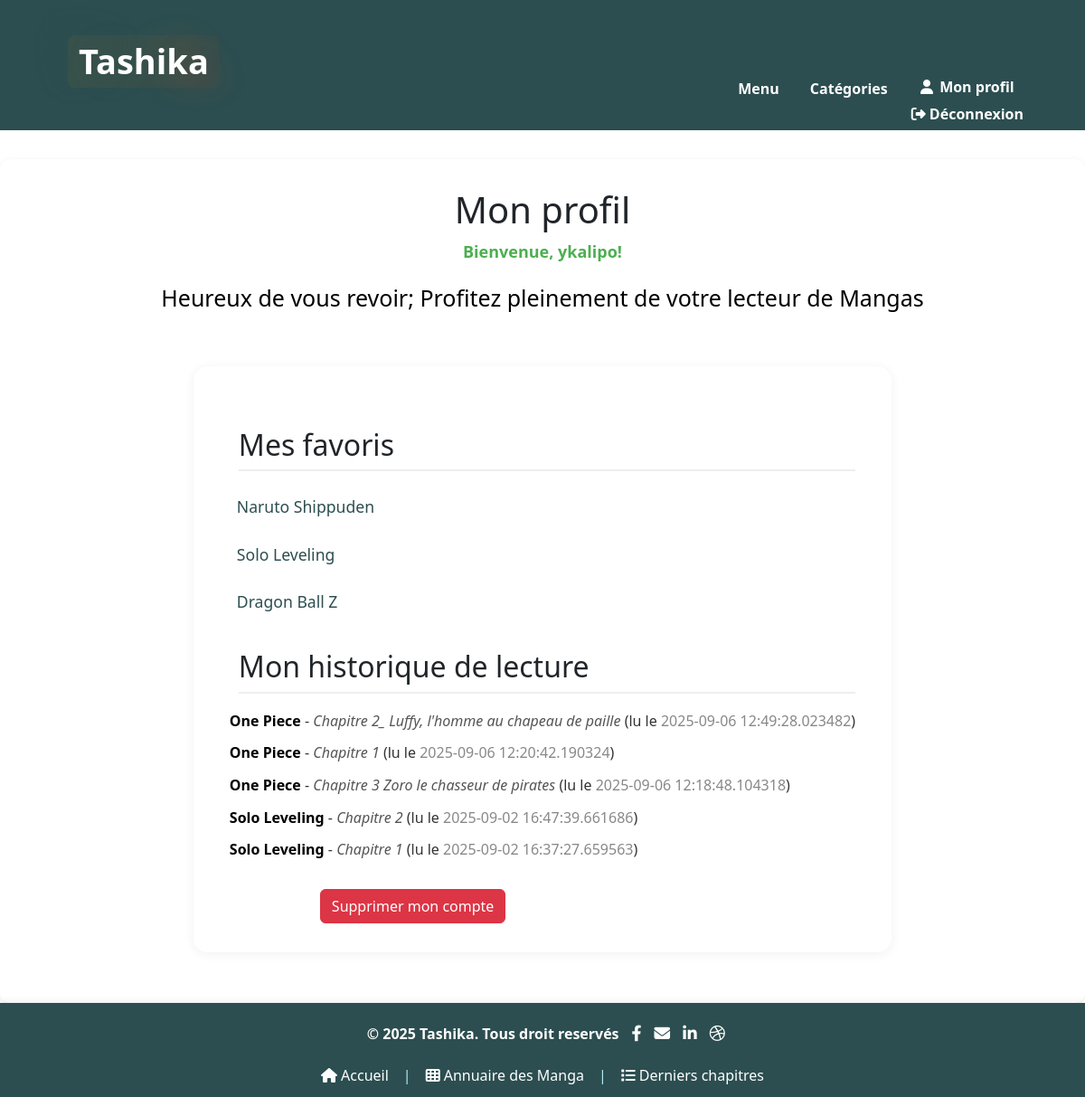
The app's page /profile (signed in), older data.
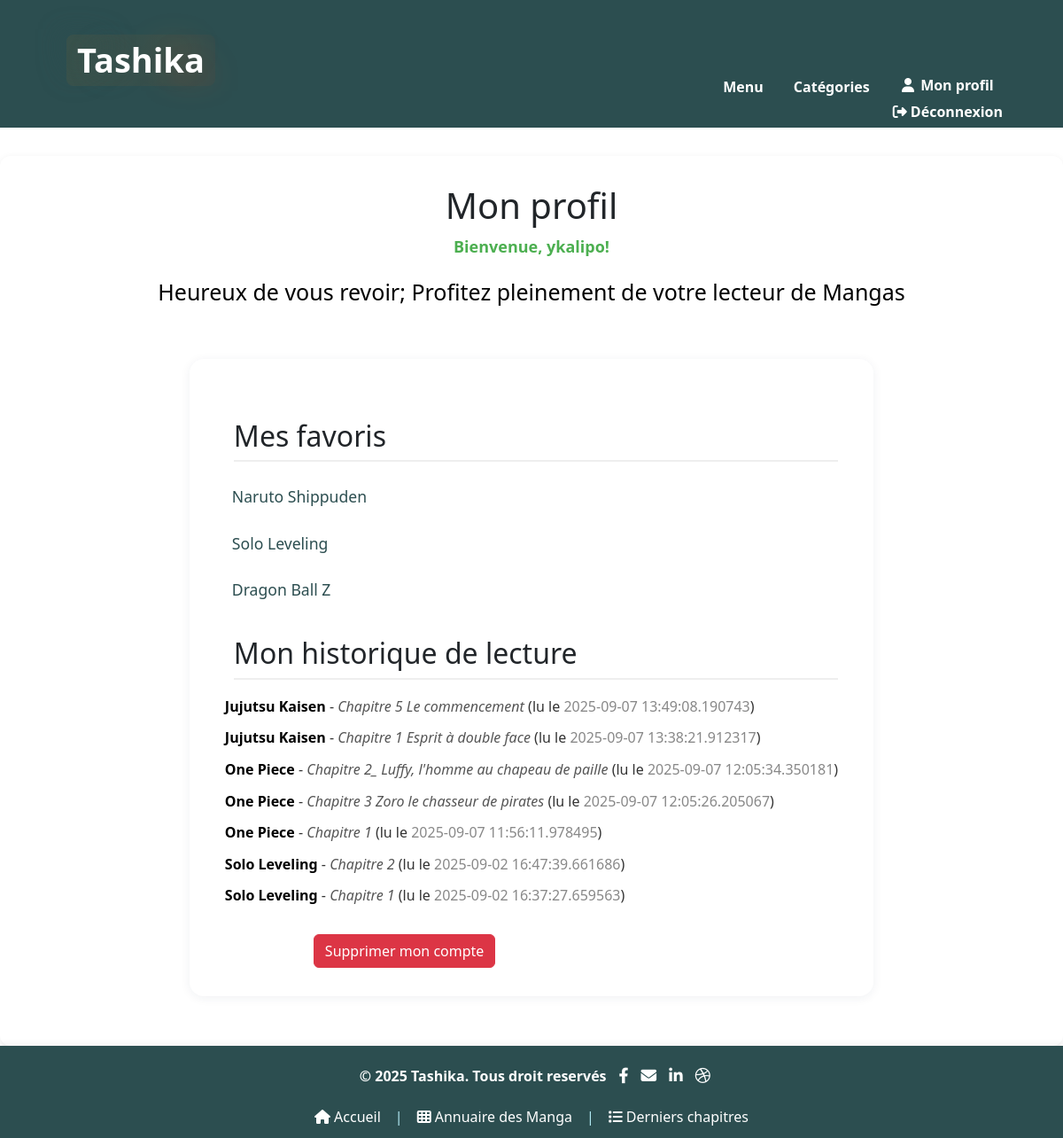
The same page, newer data.
### models.py (models this page shows, shortened)
class User(db.Model, UserMixin):
    id = db.Column(db.Integer, primary_key=True)
    username = db.Column(db.String(64), unique=True, nullable=False)
    email = db.Column(db.String(120), unique=True, nullable=False)
    password_hash = db.Column(db.String(128))
    reset_token_used = db.Column(db.Boolean, default=False)  # Nouveau champ
    role = db.Column(db.String(16), default="user")  # "admin" ou "user"
    is_admin = db.Column(db.Boolean, default=False)

class Favorite(db.Model):
    id = db.Column(db.Integer, primary_key=True)
    user_id = db.Column(db.Integer, db.ForeignKey('user.id'), nullable=False)
    manga_id = db.Column(db.Integer, db.ForeignKey('manga.id'), nullable=False)
    created_at = db.Column(db.DateTime, default=datetime.utcnow)

class Manga(db.Model):
    id = db.Column(db.Integer, primary_key=True)
    name = db.Column(db.String(120), unique=True, nullable=False)
    author = db.Column(db.String(120))
    year = db.Column(db.String(4))
    category = db.Column(db.String(64))
    syllabus = db.Column(db.Text)
    cover_filename = db.Column(db.String(256))
    date_added = db.Column(db.Integer, default=lambda: int(time.time()))
    is_hot = db.Column(db.Boolean, default=False)
    is_new = db.Column(db.Boolean, default=False)
    is_top = db.Column(db.Boolean, default=False)
    views = db.Column(db.Integer, default=0)
    status = db.Column(db.String(20), default="En cours")
    chapters = db.relationship('Chapter', backref='manga', lazy=True)
    ratings = db.relationship('Rating', backref='manga', lazy=True)
    comments = db.relationship('Comment', backref='manga', lazy=True)
    favorites = db.relationship('Favorite', backref='manga', lazy=True)
    histories = db.relationship('ReadingHistory', lazy=True)

class ReadingHistory(db.Model):
    __tablename__ = 'reading_history'
    user_id = db.Column(db.Integer, db.ForeignKey('user.id'), primary_key=True)
    manga_id = db.Column(db.Integer, db.ForeignKey('manga.id'), primary_key=True)
    chapter_name = db.Column(db.String(120), primary_key=True)
    last_read_at = db.Column(db.DateTime, default=datetime.utcnow)
    user = db.relationship('User', backref='reading_history')
    manga = db.relationship('Manga', backref='reading_histories')

### app.py (the view)
@app.route('/profile')
@login_required
def profile():
    favorites = Favorite.query.filter_by(user_id=current_user.id).all()
    history = ReadingHistory.query.filter_by(user_id=current_user.id)\
        .order_by(ReadingHistory.last_read_at.desc()).all()
    return render_template('profile.html', favorites=favorites, history=history)

### app.py (called while the page is built, shortened)
@login_manager.user_loader
def load_user(user_id):
    return User.query.get(int(user_id))

@app.context_processor
def utility_processor():
    return dict(get_cover_url=get_cover_url)

@app.template_filter('datetimeformat')
def datetimeformat(value):
    if isinstance(value, (int, float)):
        return datetime.fromtimestamp(value).strftime('%d/%m/%Y')
    return value

@app.context_processor
def inject_categories():
    source = get_source()
    if source == "db":
        categories = sorted({m.category or "Autre" for m in Manga.query.all()})
    return dict(categories=categories)

def get_source():
    source = request.args.get("source")
    if source == "db":
        return "db"
    elif source == "fs":
        return "fs"
    return "db" if USE_DATABASE else "fs"

### templates/profile.html (shortened to what this page needs)
{% extends "base.html" %}
{% block content %}
<h1>Mon profil</h1>
{% if current_user and current_user.is_authenticated %}
    <p style="font-size: 18px; color: #4CAF50; font-weight: bold; text-align: center;">
        Bienvenue, {{ current_user.username }}!
    </p>
    <p style="font-size: 25px; color: #000; text-align: center;">
        Heureux de vous revoir; Profitez pleinement de votre lecteur de Mangas
    </p>
{% endif %}
<div class="profile-container">
    <h2>Mes favoris</h2>
    <ul class="profile-list">
        {% for fav in favorites %}
            <li>
                <a href="{{ url_for('manga', manga_name=fav.manga.name) }}">{{ fav.manga.name }}</a>
            </li>
        {% else %}
            <li class="aucun">Aucun favori.</li>
        {% endfor %}
    </ul>
    <h2>Mon historique de lecture</h2>
    {% for entry in history %}
      <p style="font-size: 16px; color: #333; margin-bottom: 10px;">
        <a href="{{ url_for('manga', manga_name=entry.manga.name) }}" style="font-weight: bold; text-decoration: none; color: #000;">
          {{ entry.manga.name }}
        </a> -
        <a href="{{ url_for('reader', manga_name=entry.manga.name, chapter_name=entry.chapter_name) }}" style="font-style: italic; text-decoration: none; color: #555;">
          {{ entry.chapter_name }}
        </a>
        (lu le <span style="color: #888;">{{ entry.last_read_at|datetimeformat }}</span>)
      </p>
    {% endfor %}
    <a href="{{ url_for('delete_account') }}" class="btn btn-danger" style="margin-top:20px; margin-left: 100px;">Supprimer mon compte</a>
</div>
{% endblock %}

### templates/base.html (shortened to what this page needs)
<!DOCTYPE html>
<html lang="fr">
<head>
    <link rel="stylesheet" href="{{ url_for('static', filename='style.css') }}">
    <link rel="stylesheet" href="https://cdnjs.cloudflare.com/ajax/libs/font-awesome/6.4.0/css/all.min.css">
    <link rel="stylesheet" href="https://cdn.jsdelivr.net/npm/bootstrap@5.3.0/dist/css/bootstrap.min.css">
</head>
<body{% block body_class %}{% endblock %}>
    <header class="main-header">
        <a href="{{ url_for('index') }}" class="site-header" style="text-decoration: none; color: inherit; margin: 10px">
            <h1 class="flaming-title">Tashika</h1>
        </a>
            <div class="header-actions">
                <div class="dropdown">
                    <button class="menu-toggle-btn" id="header-menu-btn">Menu</button>
                </div>
                <div class="dropdown">
                    <button class="category-toggle-btn" id="header-category-btn">Catégories</button>
                </div>
                <div class="login-links">
                    {% if current_user.is_authenticated %}
                        <a href="{{ url_for('profile') }}" class="nav-link profile-link">
                            <i class="fa fa-user"></i> Mon profil
                        </a>
                        <a href="{{ url_for('logout') }}" class="nav-link logout-link"><i class="fas fa-sign-out-alt" style="color: inherit;"></i> Déconnexion</a>
                    {% else %}
                        <a href="{{ url_for('login') }}" class="nav-link register-link">Inscription</a>
                    {% endif %}
                </div>
    </header>
    <div class="main-content">
        {% block content %}{% endblock %}
        </div>
    <footer>
        <div class="footer-content-wrapper">
            <div class="footer-content">
                <div class="footer-left">
                    <span class="footer-brand">© 2025 Tashika. Tous droit reservés</span>
                    <a href="https://facebook.com/Tashika" target="_blank" class="footer-social" title="Facebook">
                        <i class="fab fa-facebook-f"></i>
                    </a>
                    <a href="/contact" class="footer-social" title="Contact">
                        <i class="fas fa-envelope"></i>
                    </a>
                    <a href="https://linkedin.com/Tashika" target="_blank" class="footer-social" title="LinkedIn">
                        <i class="fab fa-linkedin-in"></i>
                    </a>
                    <a href="https://dribbble.com/Tashika71" target="_blank" class="footer-social" title="Dribbble">
                        <i class="fab fa-dribbble"></i>
                    </a>
                </div>
                <div class="footer-links">
                    <a href="/"><i class="fas fa-home"></i> Accueil</a>
                    <span class="footer-sep">|</span>
                    <a href="/annuaire"><i class="fas fa-th"></i> Annuaire des Manga</a>
                    <span class="footer-sep">|</span>
                    <a href="{{ url_for('derniers_chapitres') }}"><i class="fas fa-list"></i> Derniers chapitres</a>
                </div>
            </div>
        </div>
    </footer>
</body>
</html>

Row changes from the older to the newer data that the page shows:
added ReadingHistory: manga.name "Jujutsu Kaisen", chapter_name "Chapitre 5 Le commencement", last_read_at "2025-09-07 13:49:08.190743"
added ReadingHistory: manga.name "Jujutsu Kaisen", chapter_name "Chapitre 1 Esprit à double face", last_read_at "2025-09-07 13:38:21.912317"
changed ReadingHistory "Chapitre 2_ Luffy, l'homme au chapeau de paille": last_read_at "2025-09-06 12:49:28.023482" → "2025-09-07 12:05:34.350181"
changed ReadingHistory "Chapitre 3 Zoro le chasseur de pirates": last_read_at "2025-09-06 12:18:48.104318" → "2025-09-07 12:05:26.205067"; moves up the list
changed ReadingHistory (number 5 of 7 on the later page): last_read_at "2025-09-06 12:20:42.190324" → "2025-09-07 11:56:11.978495"
